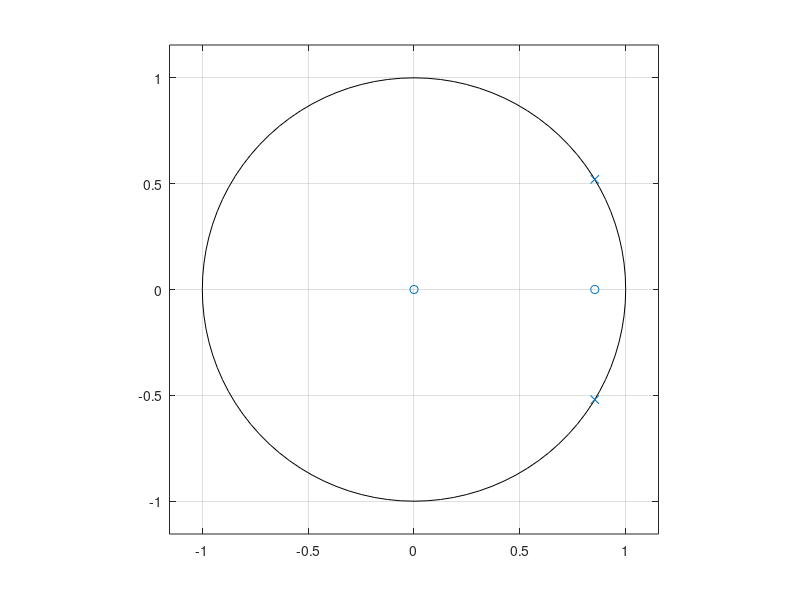
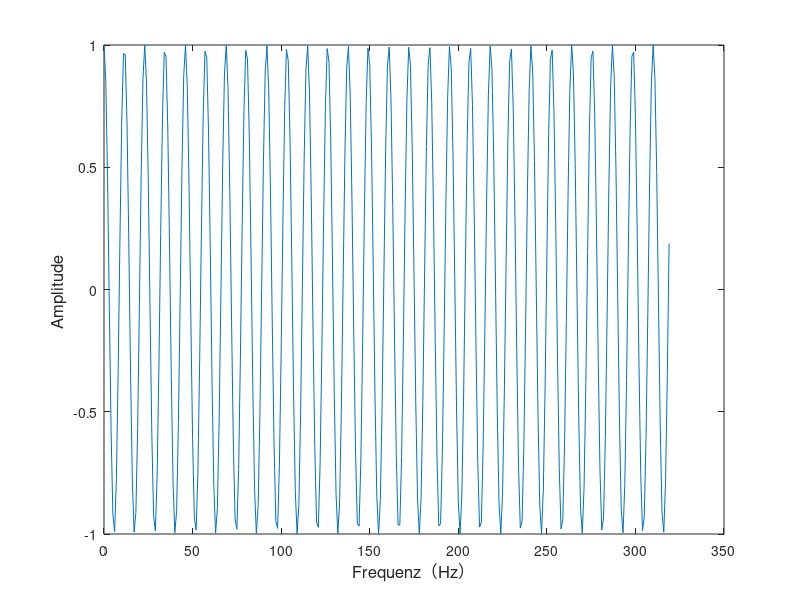
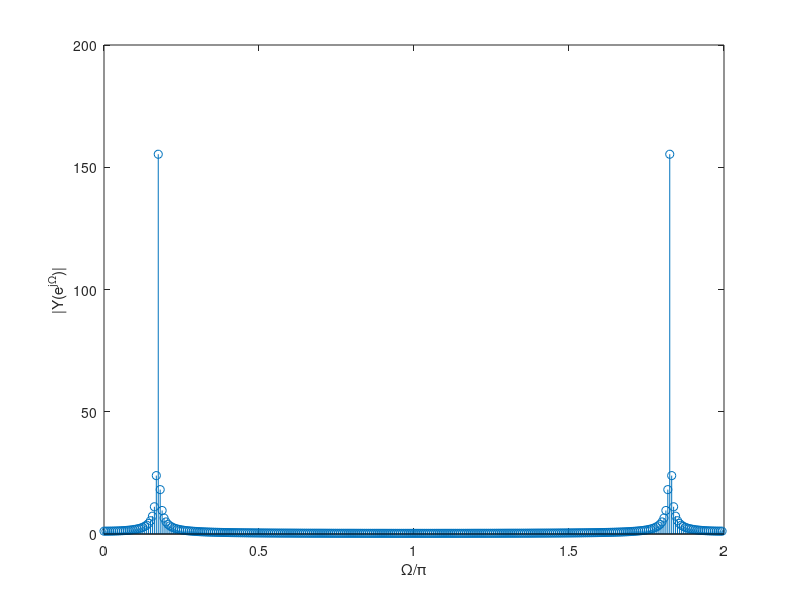

Reproduce these figures in MATLAB, in order.
clear all; close all; clc;

B = [1 -0.854];
A = [1 -1.708 1];
f_a = 8000;
f_0 = 697;
T1 = 0.04;
T2 = 8000 * 1 / f_a; %7(d)
N = T1 * f_a;% change here!
x = zeros(1,N);
x(1) = 1;

% 3.Bestimmen Sie die NST und PST des Systems und Zeichnen Sie NST-PST
% Plan mit der Funktion zplane().
zplane(B,A)

% 5.(d) Berechnen Sie Ausgangsignal y(n) = h(n) ∗ x(n):
y = filter(B,A,x);
%n = 0:(length(y)-1);
n = 0:(N-1);
figure;
plot(n,y);
xlabel('Frequenz（Hz）','fontsize',12)
ylabel('Amplitude ','fontsize',12)

% 6. Berechnen Sie DFT Y (k) von y(n) und darstellen Sie den Amplitudengang:
W = 2*(0:N-1)/N; % Freq. Axis
%F_a =-f_a/2:f_a/N:f_a/2-f_a/N;
Y = abs(fft(y));
figure;
stem(W,Y);
xlabel('\Omega/\pi'); 
ylabel('|Y(e^{j\Omega})|');

% 7.(d) Berechnen und Darstellen Sie den Amplitudengang für den von Ihen
% ausgewählten Parameter M so, dass kein Leck-Effekt auftritt.